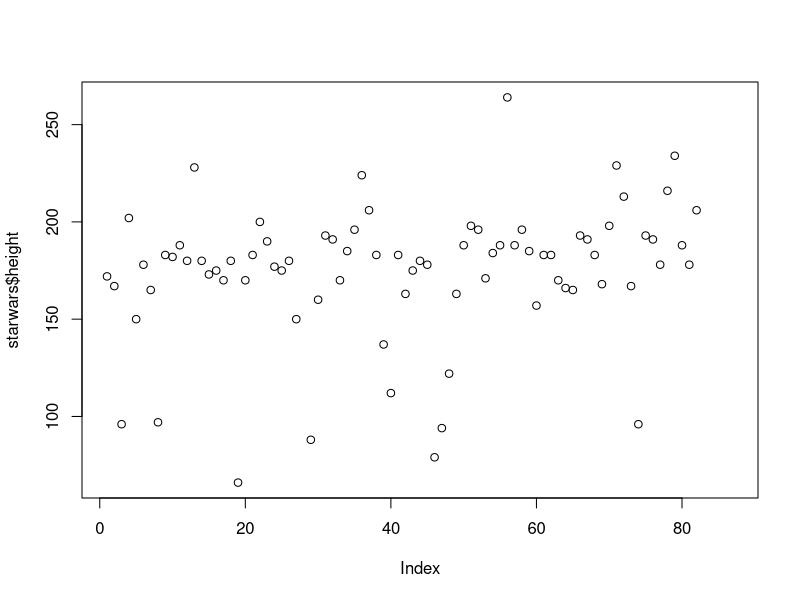

Reproduce this figure in R.
## ---- chunk 1
lapply(c("tidyverse","ggplot"), require, character.only=TRUE)

## ---- chunk 2
df <- starwars
plot(starwars$height)
## ---- chunk 3
1 + 1
